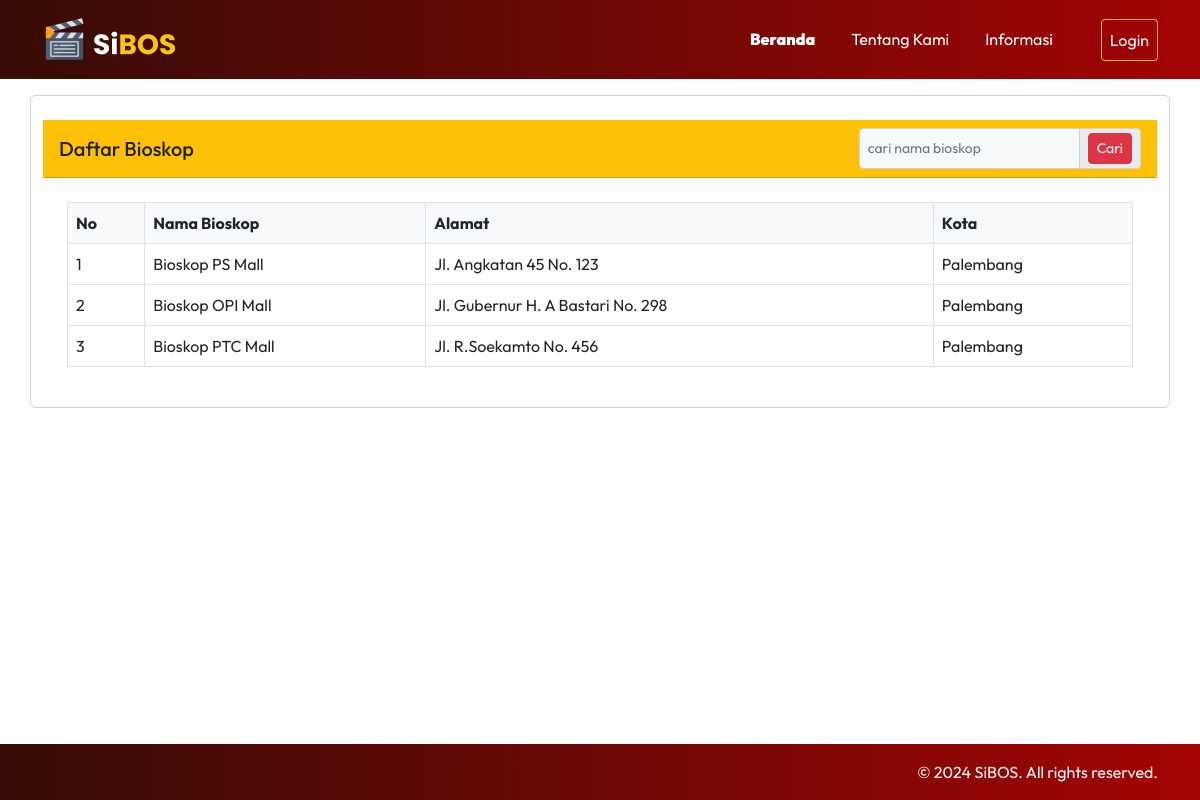
The app's page /public/bioskop, older data.
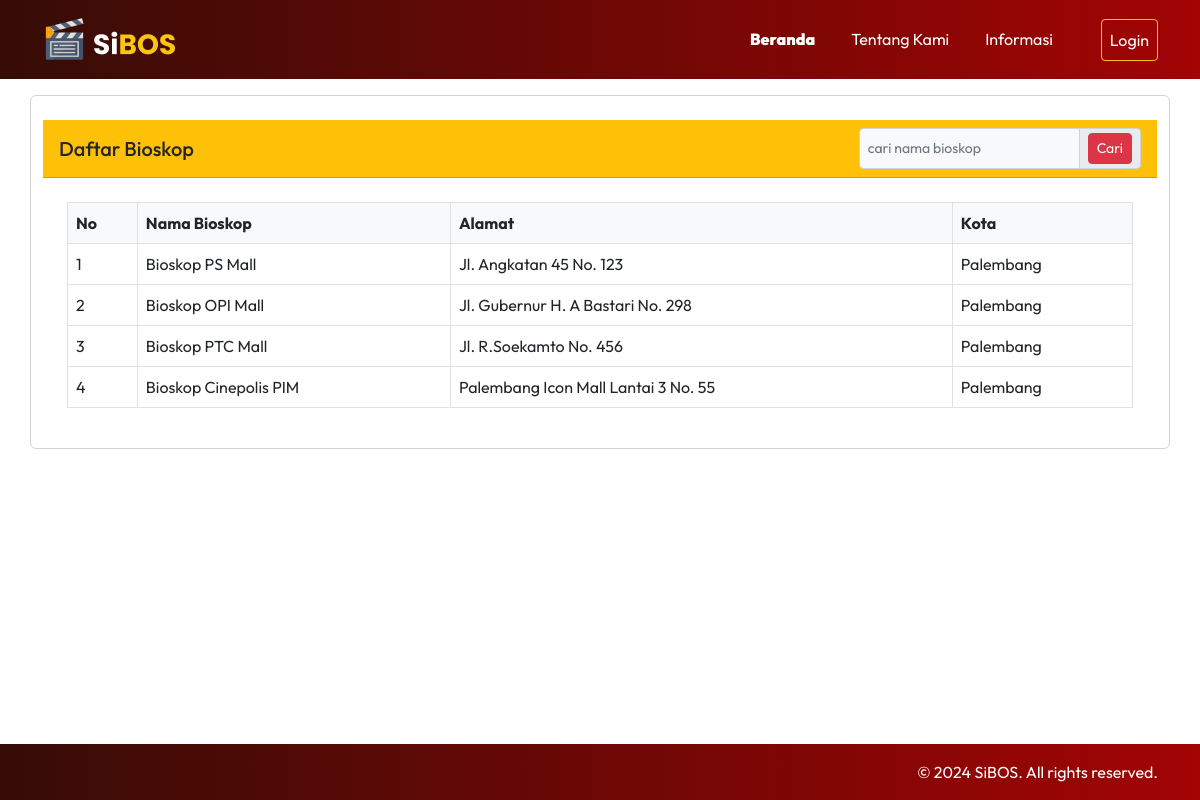
The same page, newer data.
### tables this page shows
CREATE TABLE `bioskop` (
  `id` int NOT NULL,
  `nama` varchar(255) NOT NULL,
  `alamat` text,
  `kota` varchar(100) DEFAULT NULL
);

### app/core/Controller.php (called while the page is built, shortened)
<?php
class Controller
{
    public function view($view, $data = [])
    {
        require_once "../app/views/" . $view . ".php";
    }
    public function model($model){
        return new $model;
    }
}

### app/controllers/Bioskop.php (called while the page is built, shortened)
<?php
class Bioskop extends Controller
{
    public function index()
    {
        $data['title'] = 'Daftar Bioskop';
        $data['bioskop'] = $this->model('bioskop_model')->getAllBioskop();
        $this->view('bioskop/index', $data);
    }
}

### app/core/App.php (called while the page is built, shortened)
<?php
class App {
    protected $method = "index";
    protected $params = [];
    public function __construct()
    {
        $this->controller = new $this->controller;
        call_user_func_array([$this->controller, $this->method], $this->params);
    }
}

### public/index.php (called while the page is built, shortened)
<?php
$app = new App;
?>

### app/core/Database.php (called while the page is built, shortened)
<?php
class Database{
    private $host = DB_HOST;
    private $user = DB_USER;
    private $pass = DB_PASS;
    private $db_name = DB_NAME;
    private $dbh;
    private $stmt;
    public function __construct()
    {
        $dsn = 'mysql:host=' . $this->host .';dbname=' . $this->db_name  ;
        $option = [
            PDO::ATTR_PERSISTENT => true,
            PDO::ATTR_ERRMODE => PDO::ERRMODE_EXCEPTION
        ];
        try{
            $this->dbh = new PDO($dsn, $this->user, $this->pass, $option);
        } catch(PDOException $e){
            die($e->getMessage());
        }
    }
    public function query($query)
    {
        $this->stmt = $this->dbh->prepare($query);
    }
    public function execute()
    {
        $this->stmt->execute();
    }
    public function resultSet()
    {
        $this->execute();
        return $this->stmt->fetchAll(PDO::FETCH_ASSOC);
    }
}

### app/models/bioskop_model.php (called while the page is built, shortened)
<?php
class bioskop_model
{
    private $table = 'bioskop';
    private $db;
    public function __construct()
    {
        $this->db = new Database;
    }
    public function getAllBioskop()
    {
        $this->db->query(' SELECT * FROM ' . $this->table);
        return $this->db->resultSet();
    }
}

### app/views/bioskop/index.php (the view, shortened to what this page needs)
<section class="container">
    <div class="row my-3">
        <div class="card">
            <div class="card-header bg-warning mt-2">
                <h5 class="card-title mb-0">Daftar Bioskop</h5>
                <form action="<?= BASEURL; ?>/bioskop/cari" method="post">
                    <div class="input-group input-group-sm">
                        <input type="text" class="form-control form-control-sm bg-light" name="keyword" placeholder="cari nama bioskop" autocomplete="off">
                        <span class="input-group-text">
                            <button type="submit" class="btn btn-sm btn-danger" id="cariBioskop">Cari</button>
                        </span>
                    </div>
                </form>
            </div>
            <div class="card-body">
                <div class="table-responsive table-sm p-2" style="max-height: 400px;">
                    <table class="table table-hover table-bordered" id="dataTable" width="100%" cellspacing="0">
                        <thead class="bg-light">
                            <tr>
                                <th>No</th>
                                <th>Nama Bioskop</th>
                                <th>Alamat</th>
                                <th>Kota</th>
                            </tr>
                        </thead>
                        <tbody>
                            <?php $no = 1;
                            foreach ($data['bioskop'] as $bioskop) : ?>
                                <tr>
                                    <td><?= $no++; ?></td>
                                    <td><?= $bioskop['nama'] ?></td>
                                    <td><?= $bioskop['alamat'] ?></td>
                                    <td><?= $bioskop['kota'] ?></td>
                                </tr>
                            <?php endforeach; ?>
                        </tbody>
                    </table>
                </div>
            </div>
        </div>
    </div>
</section>

Row changes from the older to the newer data that the page shows:
added bioskop: nama "Bioskop Cinepolis PIM", alamat "Palembang Icon Mall Lantai 3 No. 55", kota "Palembang"
